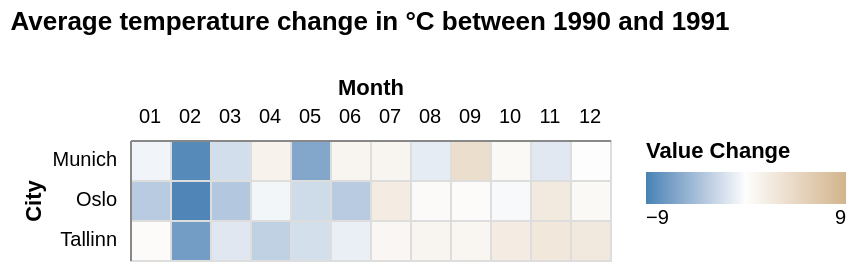

Vega-Lite specification stored for this chart:
### Vega-Lite specification from a JSON file in a GitHub repository (floating-point values rounded to 4 significant figures)
{"$schema": "https://vega.github.io/schema/vega-lite/v5.json", "title": {"text": "Average temperature change in °C between 1990 and 1991", "offset": 20}, "height": "container", "width": "container", "data": {"values": [{"a": "Munich", "b": "01", "c": -0.6}, {"a": "Munich", "b": "02", "c": -8.4}, {"a": "Munich", "b": "03", "c": -2.2}, {"a": "Munich", "b": "04", "c": 1.35}, {"a": "Munich", "b": "05", "c": -6.2}, {"a": "Munich", "b": "06", "c": 1.1}, {"a": "Munich", "b": "07", "c": 1.1}, {"a": "Munich", "b": "08", "c": -1.2}, {"a": "Munich", "b": "09", "c": 3.8}, {"a": "Munich", "b": "10", "c": 0.5}, {"a": "Munich", "b": "11", "c": -1.45}, {"a": "Munich", "b": "12", "c": 0}, {"a": "Oslo", "b": "01", "c": -3.5}, {"a": "Oslo", "b": "02", "c": -8.65}, {"a": "Oslo", "b": "03", "c": -3.8}, {"a": "Oslo", "b": "04", "c": -0.5}, {"a": "Oslo", "b": "05", "c": -2.4}, {"a": "Oslo", "b": "06", "c": -3.55}, {"a": "Oslo", "b": "07", "c": 2}, {"a": "Oslo", "b": "08", "c": 0.4}, {"a": "Oslo", "b": "09", "c": 0.25}, {"a": "Oslo", "b": "10", "c": -0.3}, {"a": "Oslo", "b": "11", "c": 2.3}, {"a": "Oslo", "b": "12", "c": 0.5}, {"a": "Tallinn", "b": "01", "c": 0.2}, {"a": "Tallinn", "b": "02", "c": -6.95}, {"a": "Tallinn", "b": "03", "c": -1.5}, {"a": "Tallinn", "b": "04", "c": -3.1}, {"a": "Tallinn", "b": "05", "c": -2.1}, {"a": "Tallinn", "b": "06", "c": -1}, {"a": "Tallinn", "b": "07", "c": 0.8}, {"a": "Tallinn", "b": "08", "c": 1.1}, {"a": "Tallinn", "b": "09", "c": 0.95}, {"a": "Tallinn", "b": "10", "c": 2}, {"a": "Tallinn", "b": "11", "c": 2.65}, {"a": "Tallinn", "b": "12", "c": 2.4}]}, "config": {"axis": {"grid": true, "bandPosition": 0}, "legend": {"gradientDirection": "horizontal"}}, "mark": {"type": "rect", "tooltip": null}, "encoding": {"y": {"field": "a", "type": "nominal", "title": "City", "axis": {"labelColor": "black", "tickColor": "white"}}, "x": {"field": "b", "type": "ordinal", "title": "Month", "axis": {"orient": "top", "labelColor": "black", "labelAngle": 0, "tickColor": "white"}}, "color": {"field": "c", "type": "quantitative"}}, "layer": [{"mark": {"type": "rect", "tooltip": true}, "encoding": {"color": {"field": "c", "type": "quantitative", "title": "Value Change", "scale": {"domain": [-9, 0, 9], "range": ["steelblue", "#FDFDFD", "#D2B48C"]}}}}]}
